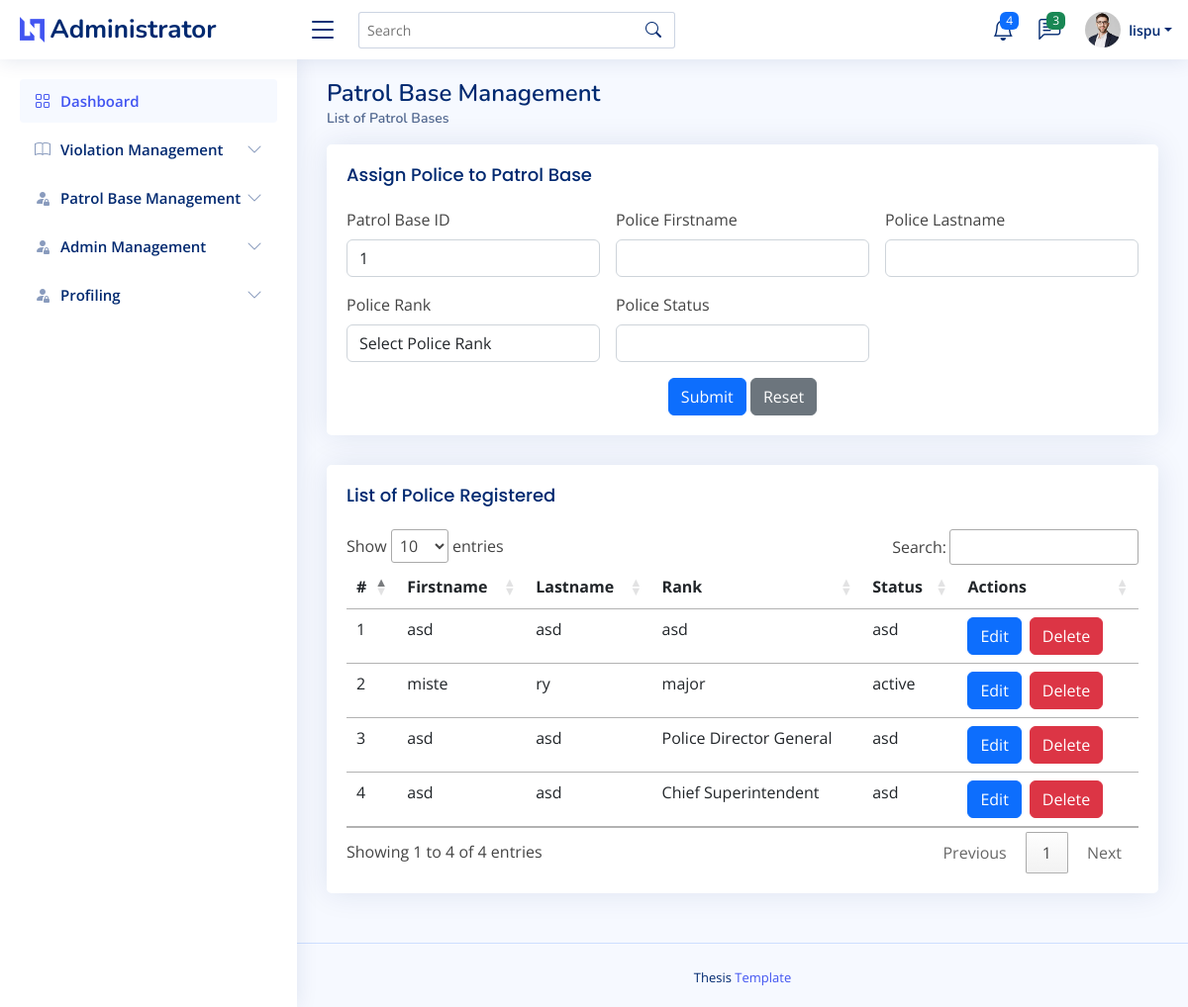
Page /admin/assign_police_patrol_page.php?patrol_id=1 (signed in) on the committed database.
### tables this page shows
CREATE TABLE `patrolbase_assign_tbl`  (
  `assign_id` int NOT NULL AUTO_INCREMENT,
  `patrolbase_id` int NULL DEFAULT NULL,
  `police_firstname` varchar(255) NULL DEFAULT NULL,
  `police_lastname` varchar(255) NULL DEFAULT NULL,
  `rank` varchar(255) NULL DEFAULT NULL,
  `date_register` date NULL DEFAULT current_timestamp,
  `status` varchar(255) NULL DEFAULT NULL,
  `username` varchar(255) NULL DEFAULT NULL,
  `password` varchar(255) NULL DEFAULT NULL,
  PRIMARY KEY (`assign_id`) USING BTREE
);

### admin/assign_police_patrol_page.php (the view, shortened to what this page needs)
<?php
    include("admin_header.php");
?>
<body>
    <?php
        include("admin_topnav.php");
        include("admin_sidenav.php");
        $patrol_id = isset($_GET['patrol_id']) ? $_GET['patrol_id'] : '';
    ?>
    <main id="main" class="main">
        <div class="pagetitle">
            <h1>Patrol Base Management</h1>
            <nav>
                <ol class="breadcrumb">
                    <li class="breadcrumb-item active">List of Patrol Bases</li>
                </ol>
            </nav>
        </div>
        <section class="section">
            <div class="row">
                <div class="col-lg-12">
                    <div class="card">
                        <div class="card-body">
                            <h5 class="card-title">Assign Police to Patrol Base</h5>
                            <form class="row g-3" action="process/assign_police_patrolbase.php" method="POST">
                                <div class="col-md-4">
                                    <label for="patrol_base_id" class="form-label">Patrol Base ID</label>
                                    <input type="text" class="form-control" id="patrol_base_id" value="<?php echo htmlspecialchars($patrol_id); ?>" name="patrol_id" required>
                                </div>
                                <div class="col-md-4">
                                    <label for="police_firstname" class="form-label">Police Firstname</label>
                                    <input type="text" class="form-control" id="police_firstname" name="police_firstname" required>
                                </div>
                                <div class="col-md-4">
                                    <label for="police_lastname" class="form-label">Police Lastname</label>
                                    <input type="text" class="form-control" id="police_lastname" name="police_lastname" required>
                                </div>
                                <div class="col-md-4">
                                    <label for="police_rank" class="form-label">Police Rank</label>
                                    <select class="form-control" id="police_rank" name="rank" required>
                                        <option value="" disabled selected>Select Police Rank</option>
                                    </select>
                                </div>
                                <div class="col-md-4">
                                    <label for="police_status" class="form-label">Police Status</label>
                                    <input type="text" class="form-control" id="police_status" name="status" required>
                                </div>
                                <div class="text-center">
                                    <button type="submit" class="btn btn-primary">Submit</button>
                                    <button type="reset" class="btn btn-secondary">Reset</button>
                                </div>
                            </form>
                        </div>
                    </div>
                </div>
                <div class="col-lg-12">
                    <div class="card">
                        <div class="card-body">
                            <h5 class="card-title">List of Police Registered</h5>
                            <table class="table table-hover" id="patrol_base_datatable">
                                <thead>
                                    <tr>
                                        <th scope="col">#</th>
                                        <th scope="col">Firstname</th>
                                        <th scope="col">Lastname</th>
                                        <th scope="col">Rank</th>
                                        <th scope="col">Status</th>
                                        <th scope="col">Actions</th>
                                    </tr>
                                </thead>
                                <tbody>
                                    <?php
                                        $stmt = $connection->prepare("SELECT * FROM patrolbase_assign_tbl WHERE patrolbase_id = ?");
                                        $stmt->bind_param("i", $patrol_id);
                                        $stmt->execute();
                                        $result = $stmt->get_result();
                                        $count = 1;
                                        while($row = $result->fetch_assoc()) {
                                            echo "<tr>";
                                            echo "<td>".$count."</td>";
                                            echo "<td>".$row['police_firstname']."</td>";
                                            echo "<td>".$row['police_lastname']."</td>";
                                            echo "<td>".$row['rank']."</td>";
                                            echo "<td>".$row['status']."</td>";
                                            echo "<td class='d-flex'>";
                                            echo "<a class='btn btn-primary me-2' href='edit_police.php?police_id=" . htmlspecialchars($row['assign_id']) . "'>Edit</a>";
                                            echo "<a class='btn btn-danger me-2' href='delete_police.php?police_id=" . htmlspecialchars($row['assign_id']) . "'>Delete</a>";
                                            echo "</td>";
                                            echo "</tr>";
                                            $count++;
                                        }
                                    ?>
                                </tbody>
                            </table>
                        </div>
                    </div>
                </div>
            </div>
        </section>
    </main>
    <?php
        include("admin_footer.php");
    ?>
</body>
</html>

### admin/admin_header.php (shortened to what this page needs)
<!DOCTYPE html>
<html lang="en">
<head>
  <link href="../assets/vendor/bootstrap/css/bootstrap.min.css" rel="stylesheet">
  <link href="../assets/vendor/bootstrap-icons/bootstrap-icons.css" rel="stylesheet">
  <link href="../assets/vendor/boxicons/css/boxicons.min.css" rel="stylesheet">
  <link href="../assets/vendor/quill/quill.snow.css" rel="stylesheet">
  <link href="../assets/vendor/quill/quill.bubble.css" rel="stylesheet">
  <link href="../assets/vendor/remixicon/remixicon.css" rel="stylesheet">
  <link href="../assets/vendor/simple-datatables/style.css" rel="stylesheet">
  <link href="../assets/vendor/simple-datatables/style.css" rel="stylesheet">
<link href='https://cdn.jsdelivr.net/npm/fullcalendar@5.11.0/main.min.css' rel='stylesheet' />
<link href='https://fullcalendar.io/releases/fullcalendar/3.10.2/fullcalendar.min.css' rel='stylesheet' />
  <link rel="stylesheet" type="text/css" href="https://cdn.datatables.net/1.11.3/css/jquery.dataTables.css">
<link rel="stylesheet" type="text/css" href="https://cdn.datatables.net/buttons/2.1.0/css/buttons.dataTables.min.css">
  <link href="../assets/css/style.css" rel="stylesheet">
</head>
<body>

### admin/admin_topnav.php (shortened to what this page needs)
<header id="header" class="header fixed-top d-flex align-items-center">
<div class="d-flex align-items-center justify-content-between">
  <a href="admin_dashboard.php" class="logo d-flex align-items-center">
    <img src="assets/img/logo.png" alt="">
    <span class="d-none d-lg-block">Administrator</span>
  </a>
  <i class="bi bi-list toggle-sidebar-btn"></i>
</div>
<div class="search-bar">
  <form class="search-form d-flex align-items-center" method="POST" action="#">
    <input type="text" name="query" placeholder="Search" title="Enter search keyword">
    <button type="submit" title="Search"><i class="bi bi-search"></i></button>
  </form>
</div>
<nav class="header-nav ms-auto">
  <ul class="d-flex align-items-center">
    <li class="nav-item dropdown">
      <a class="nav-link nav-icon" href="#" data-bs-toggle="dropdown">
        <i class="bi bi-bell"></i>
        <span class="badge bg-primary badge-number">4</span>
      </a>
    </li>
    <li class="nav-item dropdown">
      <a class="nav-link nav-icon" href="#" data-bs-toggle="dropdown">
        <i class="bi bi-chat-left-text"></i>
        <span class="badge bg-success badge-number">3</span>
      </a>
    </li>
    <li class="nav-item dropdown pe-3">
      <a class="nav-link nav-profile d-flex align-items-center pe-0" href="#" data-bs-toggle="dropdown">
        <img src="assets/img/profile-img.jpg" alt="Profile" class="rounded-circle">
        <span class="d-none d-md-block dropdown-toggle ps-2"><?php echo htmlspecialchars( $_SESSION['username'] ); ?></span>
      </a>
    </li>
  </ul>
</nav>
</header>

### admin/admin_sidenav.php (shortened to what this page needs)
<aside id="sidebar" class="sidebar">
<ul class="sidebar-nav" id="sidebar-nav">
  <li class="nav-item">
    <a class="nav-link " href="admin_dashboard.php">
      <i class="bi bi-grid"></i>
      <span>Dashboard</span>
    </a>
  </li>
  <li class="nav-item">
    <a class="nav-link collapsed" data-bs-target="#service-nav" data-bs-toggle="collapse" href="#">
      <i class="bi bi-book"></i><span>Violation Management</span><i class="bi bi-chevron-down ms-auto"></i>
    </a>
  </li>
  <li class="nav-item">
    <a class="nav-link collapsed" data-bs-target="#patrolbase-nav" data-bs-toggle="collapse" href="#">
      <i class="bi bi-person-fill-lock"></i><span>Patrol Base Management</span><i class="bi bi-chevron-down ms-auto"></i>
    </a>
  </li>
  <li class="nav-item">
    <a class="nav-link collapsed" data-bs-target="#user-nav" data-bs-toggle="collapse" href="#">
      <i class="bi bi-person-fill-lock"></i><span>Admin Management</span><i class="bi bi-chevron-down ms-auto"></i>
    </a>
  </li>
  <li class="nav-item">
    <a class="nav-link collapsed" data-bs-target="#Profiling-nav" data-bs-toggle="collapse" href="#">
      <i class="bi bi-person-fill-lock"></i><span>Profiling</span><i class="bi bi-chevron-down ms-auto"></i>
    </a>
  </li>
</ul>
</aside>

### admin/admin_footer.php (shortened to what this page needs)
<footer id="footer" class="footer">
<div class="credits">
Thesis <a href="#">Template</a>
</div>
  </footer>
</body>
</html>

### assets/css/style.css (style rules this page uses)
:root { scroll-behavior: smooth; }
body { font-family: "Open Sans", sans-serif; background: #f6f9ff; color: #444444; }
a { color: #4154f1; text-decoration: none; }
h1, h2, h3, h4, h5, h6 { font-family: "Nunito", sans-serif; }
#main { margin-top: 60px; padding: 20px 30px; transition: all 0.3s; }
.pagetitle { margin-bottom: 10px; }
.pagetitle h1 { font-size: 24px; margin-bottom: 0; font-weight: 600; color: #012970; }
.card { margin-bottom: 30px; border: none; border-radius: 5px; box-shadow: 0px 0 30px rgba(1, 41, 112, 0.1); }
.card-title { padding: 20px 0 15px 0; font-size: 18px; font-weight: 500; color: #012970; font-family: "Poppins", sans-serif; }
.card-body { padding: 0 20px 20px 20px; }
.breadcrumb { font-size: 14px; font-family: "Nunito", sans-serif; color: #899bbd; font-weight: 600; }
.breadcrumb .breadcrumb-item::before { color: #899bbd; }
.breadcrumb .active { color: #51678f; font-weight: 600; }
.logo { line-height: 1; }
@media (min-width: 1200px) { .logo { width: 280px; } }
.logo img { max-height: 26px; margin-right: 6px; }
.logo span { font-size: 26px; font-weight: 700; color: #012970; font-family: "Nunito", sans-serif; }
.header { transition: all 0.5s; z-index: 997; height: 60px; box-shadow: 0px 2px 20px rgba(1, 41, 112, 0.1); background-color: #fff; padding-left: 20px; }
.header .toggle-sidebar-btn { font-size: 32px; padding-left: 10px; cursor: pointer; color: #012970; }
.header .search-bar { min-width: 360px; padding: 0 20px; }
.header .search-form { width: 100%; }
.header .search-form input { border: 0; font-size: 14px; color: #012970; border: 1px solid rgba(1, 41, 112, 0.2); padding: 7px 38px 7px 8px; border-radius: 3px; transition: 0.3s; width: 100%; }
.header .search-form button { border: 0; padding: 0; margin-left: -30px; background: none; }
.header .search-form button i { color: #012970; }
.header-nav ul { list-style: none; }
.header-nav>ul { margin: 0; padding: 0; }
.header-nav .nav-icon { font-size: 22px; color: #012970; margin-right: 25px; position: relative; }
.header-nav .nav-profile { color: #012970; }
.header-nav .nav-profile img { max-height: 36px; }
.header-nav .nav-profile span { font-size: 14px; font-weight: 600; }
.header-nav .badge-number { position: absolute; inset: -2px -5px auto auto; font-weight: normal; font-size: 12px; padding: 3px 6px; }
.sidebar { position: fixed; top: 60px; left: 0; bottom: 0; width: 300px; z-index: 996; transition: all 0.3s; padding: 20px; overflow-y: auto; scrollbar-width: thin; scrollbar-color: #aab7cf transparent; box-shadow: 0px 0px 20px rgba(1, 41, 112, 0.1); background-color: #fff; }
@media (min-width: 1200px) { #main, #footer { margin-left: 300px; } }
.sidebar-nav { padding: 0; margin: 0; list-style: none; }
.sidebar-nav li { padding: 0; margin: 0; list-style: none; }
.sidebar-nav .nav-item { margin-bottom: 5px; }
.sidebar-nav .nav-link { display: flex; align-items: center; font-size: 15px; font-weight: 600; color: #4154f1; transition: 0.3; background: #f6f9ff; padding: 10px 15px; border-radius: 4px; }
.sidebar-nav .nav-link i { font-size: 16px; margin-right: 10px; color: #4154f1; }
.sidebar-nav .nav-link.collapsed { color: #012970; background: #fff; }
.sidebar-nav .nav-link.collapsed i { color: #899bbd; }
.sidebar-nav .nav-link .bi-chevron-down { margin-right: 0; transition: transform 0.2s ease-in-out; }
.footer { padding: 20px 0; font-size: 14px; transition: all 0.3s; border-top: 1px solid #cddfff; }
.footer .credits { padding-top: 5px; text-align: center; font-size: 13px; color: #012970; }

### rows in the picture
patrolbase_assign_tbl: police_firstname "asd", police_lastname "asd", rank "asd", status "asd"
patrolbase_assign_tbl: police_firstname "miste", police_lastname "ry", rank "major", status "active"
patrolbase_assign_tbl: police_firstname "asd", police_lastname "asd", rank "Police Director General", status "asd"
patrolbase_assign_tbl: police_firstname "asd", police_lastname "asd", rank "Chief Superintendent", status "asd"

### other values in the picture
$_SESSION['username'] "lispu"
